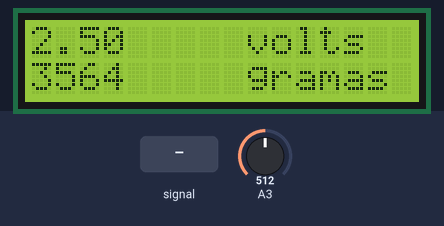
The sketch below on a simulated Arduino Uno, built with avr-gcc and run on an emulated ATmega328P. On the bench: 16×2 character LCD. The test bench sets the inputs (shaded band); at power-on: A3 = 512. What the sketch prints to the serial monitor is not drawn.

Above: at 2.5 s.
2.6 s: A3 fed a 200 Hz sine of ±81 counts around its level
At 4.0 s:
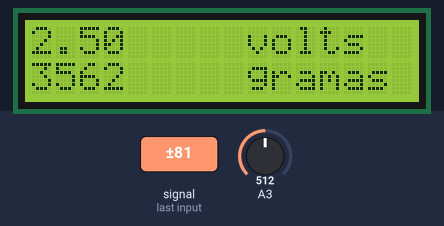
5.6 s: A3 set to 716
At 6.3 s:
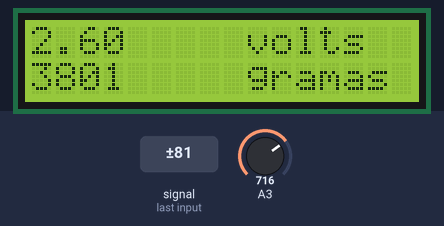
8.0 s: A3 set to 900
At 8.6 s:
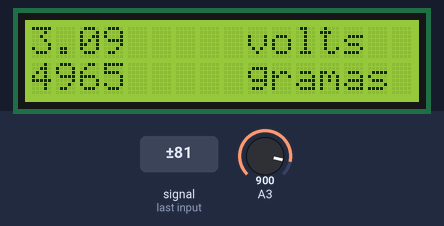
10.2 s: A3 fed a 200 Hz sine of ±81 counts around its level
At 10.8 s:
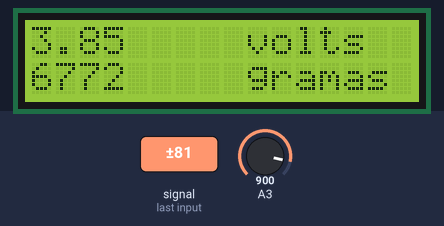
12.4 s: A3 set to 1023
At 13.0 s:
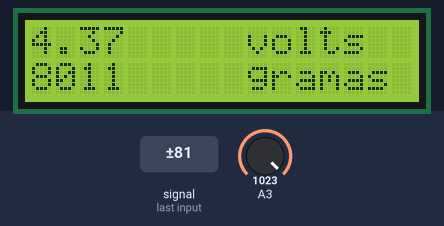
Timing chart, 0 to 15.4 s (numbered marks = the images above; inputs shaded):
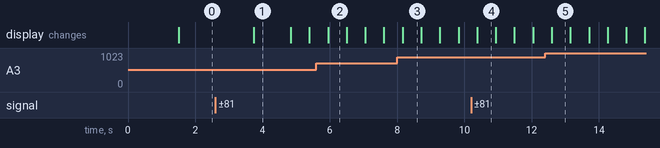

Measured:
- after the input at 2.6 s, the display: changes after 1.1 s (image 1)
- what the display in image 1 shows lasts 1.1 s, from 3.7 s to 4.8 s
- what the display in image 2 shows lasts 0.6 s, from 5.9 s to 6.5 s

The sketch:

balanca2.ino
```cpp
#include <Wire.h>
#include <LiquidCrystal_I2C.h>
#include <math.h>

#define endereco 0x27
#define colunas 16
#define linhas 2
#define SENSOR_PORT 3
#define FREQ_AMOSTRAGEM 1000

#define BUFFER_TENSAO_TAMANHO 10

LiquidCrystal_I2C lcd(endereco, colunas, linhas);
int estado_atual = 0;
double offset = 0;
double buffer_tensao_media[BUFFER_TENSAO_TAMANHO];

double tensaoBalanca(){
  double sensorValue = analogRead(A3);
  double voltage = sensorValue * (5.0 / 1024.0);
  return voltage;
}

double equacaoPrimeiraOrdem(double x){

  return 2384.0269277845796*(x) + (-2395.4643002855996); // Auferido com água e uma balança de cozinha, começa em 1.00v
  return 1428.5714285714273*(x) + (-2414.285714285712); // Pesos ucs, comeca em 1.69v
}

double lerPeso(){
  double peso_offset = equacaoPrimeiraOrdem(offset);
  double valor = equacaoPrimeiraOrdem(tensaoBalanca()) - peso_offset;
  return valor;
}

void leituraPesoMedia(){
  double soma_parcial = 0;
  for(int i = 0;  i < FREQ_AMOSTRAGEM; i++){
    soma_parcial += tensaoBalanca();
  }
  double tensao_media = soma_parcial/FREQ_AMOSTRAGEM;
  lcd.clear();
  lcd.setCursor(0, 0);
  lcd.print(tensao_media);
  lcd.setCursor(4, 0);
  lcd.print(" volts");
  lcd.setCursor(0, 1);
  lcd.print((int)floor(equacaoPrimeiraOrdem(tensao_media)));
  lcd.setCursor(4, 1);
  lcd.print(" gramas");
}

void leituraPesoMediaMovel(){
  double soma_parcial = 0;
  for(int i = 0;  i < FREQ_AMOSTRAGEM; i++){
    soma_parcial += tensaoBalanca();
  }
  double tensao_media = soma_parcial/FREQ_AMOSTRAGEM;
  for(int j = BUFFER_TENSAO_TAMANHO-1; j > 0; j--){
    buffer_tensao_media[j] = buffer_tensao_media[j-1];
  }
  buffer_tensao_media[0] = tensao_media;
  lcd.clear();
  // lcd.setCursor(5, 4);
  // lcd.print((int)(floor(equacaoPrimeiraOrdem(tensao_media))));

  soma_parcial = 0;
  for(int i = 0; i < BUFFER_TENSAO_TAMANHO; i++){
    soma_parcial += buffer_tensao_media[i];
  }
  tensao_media = soma_parcial/BUFFER_TENSAO_TAMANHO;
  int peso = (int)(floor(equacaoPrimeiraOrdem(tensao_media)));

  lcd.setCursor(0, 0);
  lcd.print(tensao_media);
  lcd.setCursor(8, 0);
  lcd.print(" volts");
  lcd.setCursor(0, 1);
  lcd.print(peso);
  lcd.setCursor(8, 4);
  lcd.print(" gramas");
}

double tensao_media_movel =0;
void setup() {
  // put your setup code here, to run once:
  Serial.begin(9600);
  lcd.init(); // INICIA A COMUNICAÇÃO COM O DISPLAY
  lcd.backlight(); // LIGA A ILUMINAÇÃO DO DISPLAY
  lcd.clear(); // LIMPA O DISPLAY
  lcd.print("Calibrando...");

  double soma_parcial = 0;
  for(int j = 0 ; j < BUFFER_TENSAO_TAMANHO; j++){
    soma_parcial = 0;
    for(int i = 0; i < FREQ_AMOSTRAGEM; i++){
      soma_parcial += tensaoBalanca();
    }
    offset = soma_parcial/FREQ_AMOSTRAGEM;
    buffer_tensao_media[j]=offset;
    tensao_media_movel += offset;
  Serial.println(offset);
  }
  offset = tensao_media_movel / BUFFER_TENSAO_TAMANHO;
  // attachInterrupt(digitalPinToInterrupt(BOTAO), cliqueTara, FALLING);
}

void loop() {
  switch (estado_atual) {
    case 0:
      leituraPesoMediaMovel();
      delay(400);

  }
  // put your main code here, to run repeatedly:

}
```
